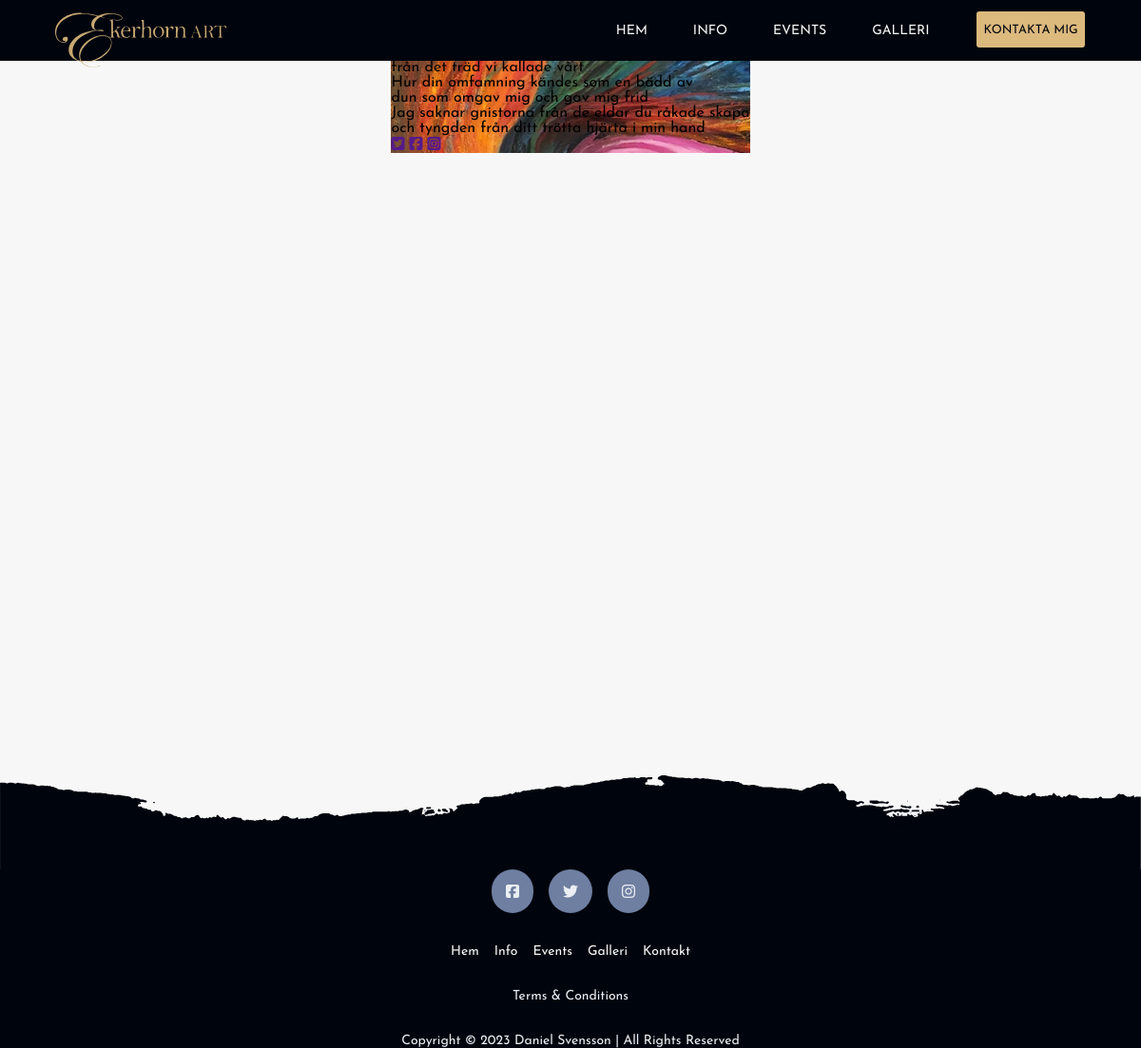
The app's page /gallery/4/ with its own data.
### gallery/models.py (models this page shows, shortened)
class Painting(models.Model):
    id = models.AutoField(primary_key=True)
    name = models.CharField(max_length=46)
    painting = models.ImageField(upload_to="gallery/images")
    poem = models.TextField()
    sold = models.BooleanField(default=False)
    width = models.DecimalField(max_digits=3, decimal_places=2, null=True, blank=True)
    height = models.DecimalField(max_digits=3, decimal_places=2, null=True, blank=True)

### gallery/views.py (the view)
# urls.py: path("<int:painting_id>/", views.painting, name="painting"),
def painting(request, painting_id):
    painting = Painting.objects.get(id=painting_id)
    return render(request, "gallery/painting.html", {
        "painting": painting
    })

### gallery/templates/gallery/painting.html (shortened to what this page needs)
{% extends "home/layout.html" %} {% load static %} {% block head %}
<link href="{% static 'gallery/styles.css' %}" rel="stylesheet" />
{% endblock %} {% block content %}
<section
  style="background-image: url('{{ painting.painting.url }}');"
  class="box background"
>
  <div class="filter">
    <a href="{% url 'gallery:index' %}" class="return">Tillbaka</a>
    <div class="text-container">
      <h1>{{ painting.name }}</h1>
      <p>{{ painting.poem|linebreaksbr }}</p>
      <div class="row social">
        <a href=""><i class="fa-brands fa-square-twitter"></i></a>
        <a href=""><i class="fa-brands fa-square-facebook"></i></a>
        <a href=""><i class="fa-brands fa-square-instagram"></i></a>
      </div>
    </div>
  </div>
</section>
{% endblock %}

### home/static/home/layout.css (style rules this page uses)
:root { --a-main: #122849; --b-main: #e44564; --a-dark: #18293b; --a-medium: #6e7fa1; --a-light: #ebeff4; --b-light: #fde9ec; --accent: #dcb97d; --neutral: #f7f7f7; --dark: #00040d; --main-margin: clamp(0.5em, -1.51513em + 11.515vw, 10em); }
* { margin: 0; padding: 0; box-sizing: border-box; }
html, body { scroll-behavior: smooth; }
body { overflow-x: hidden; width: 100%; background-color: var(--neutral); font-size: 1rem; font-family: Josefin-Sans, sans-serif; }
h1 { font-family: Merriweather, serif; }
p { font-family: Josefin-Sans, sans-serif; }

### records on screen
Painting: painting (picture), poem "från det träd vi kallade vårt Hur din omfamning kändes som en bädd av dun som omgav mig och gav mig frid Jag saknar gnistorna från de eldar du råkade skapa och tyngden från ditt trötta hjärta i min hand"
